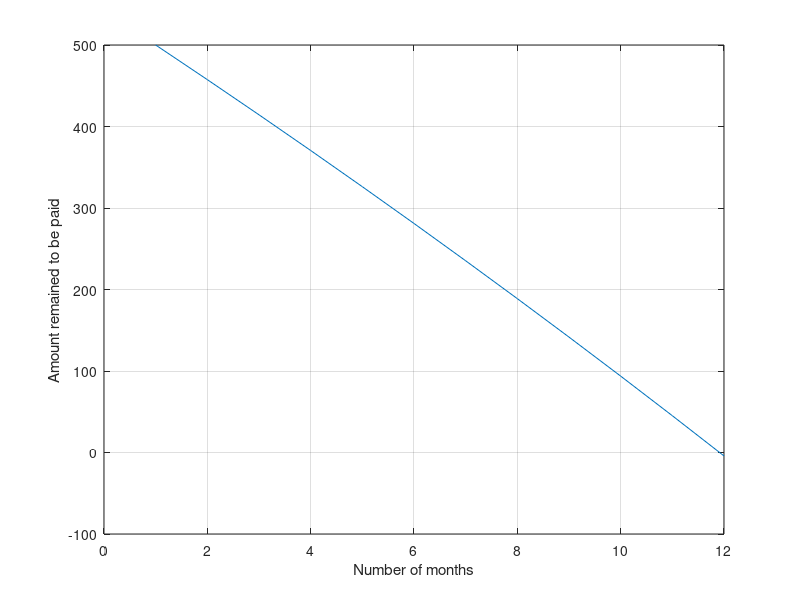

The MATLAB script that drew this image:
% intial owe amount = 500
% monthly charge = 1.5%
% 50 paid each month

clear all;
C(1) = 500;

i = 1;
while C(i) > 0
    C(i+1) = 1.015 * C(i) - 50;
    i = i+1;
end

plot(C);
xlabel('Number of months')
ylabel('Amount remained to be paid')
grid on;

disp('Total number of months before the owe amount is paid off is: ')
disp(i - 1); % we need to subtract one here because matlab array starts at 1 and our actual implementation should start at 0.